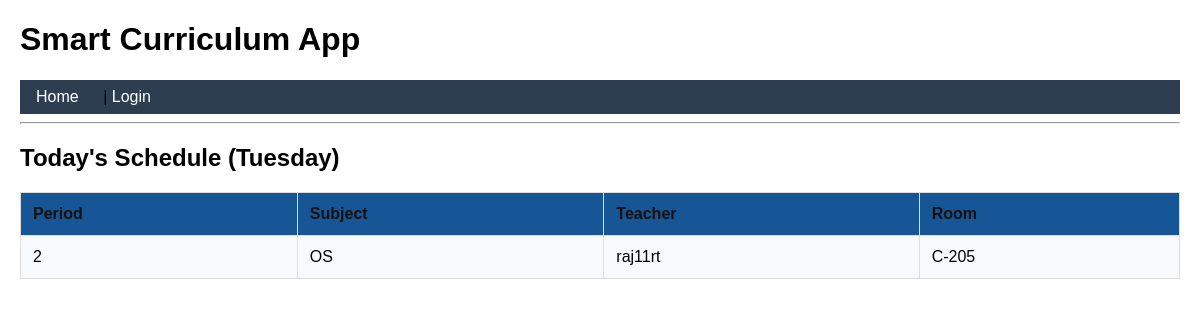
The page /today/ on the database its author committed.
### core/models.py (models this page shows, shortened)
class TimetableEntry(models.Model):
    day = models.CharField(max_length=10)  # e.g. Monday
    period = models.IntegerField()         # 1,2,3...
    subject = models.CharField(max_length=100)
    room = models.CharField(max_length=20, blank=True)
    teacher = models.ForeignKey(User, on_delete=models.CASCADE, related_name="classes")

### core/views.py (the view)
# urls.py: path("today/", views.today_schedule, name="today_schedule"),
def today_schedule(request):
    weekday_map = {
        0: "Monday",
        1: "Tuesday",
        2: "Wednesday",
        3: "Thursday",
        4: "Friday",
        5: "Saturday",
        6: "Sunday",
    }
    today_name = weekday_map[datetime.date.today().weekday()]
    entries = TimetableEntry.objects.filter(day=today_name).order_by("period")
    context = {
        "day": today_name,
        "entries": entries,
    }
    return render(request, "core/today_schedule.html", context)

### core/templates/core/today_schedule.html
{% extends "core/base.html" %}
{% block content %}
<h2>Today's Schedule ({{ day }})</h2>
{% if entries %}
<table>
    <tr>
        <th>Period</th>
        <th>Subject</th>
        <th>Teacher</th>
        <th>Room</th>
    </tr>
    {% for entry in entries %}
    <tr>
        <td>{{ entry.period }}</td>
        <td>{{ entry.subject }}</td>
        <td>{{ entry.teacher.get_full_name|default:entry.teacher.username }}</td>
        <td>{{ entry.room }}</td>
    </tr>
    {% endfor %}
</table>
{% else %}
<p>No classes scheduled for today.</p>
{% endif %}
{% endblock %}

### core/templates/core/base.html (style rules this page uses)
body { font-family: Arial, sans-serif; margin: 20px; }
table { border-collapse: collapse; width: 100%; margin: 10px 0; }
th, td { border: 1px solid #ddd; padding: 12px; text-align: left; }
th { background: #165696; color: rgb(23, 16, 16); font-weight: bold; }
tr:nth-child(even) { background: #f8f9fa; }

### rows shown on the page
TimetableEntry: day "Tuesday", period "2", subject "OS", teacher.get_full_name "raj11rt", room "C-205"
